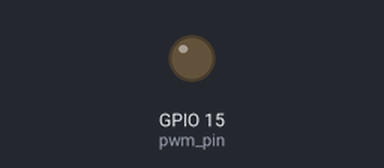
The program below on a simulated ESP32 board running MicroPython. On the bench: output pins drawn as LEDs (lit = HIGH). What the program prints to the serial console is not drawn.

Above: at 0.15 s.
Timing chart, 0 to 1.6 s (numbered marks = the images above):
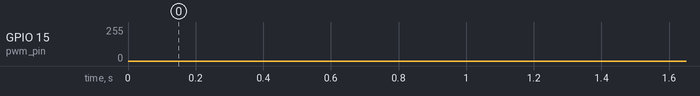

The program:

light_on_off_smooth.py
```python
# Write your code here :-)
from machine import PWM, Pin
import time

pwm_pin = PWM(Pin(15))
pwm_pin.freq (100)

A = 1
max_duty = 1022

while True:
    while (A <= max_duty):
        pwm_pin.duty (A)
        time. sleep (0.001)
        A = A+1
        print (A)
    while A >= 1:
        pwm_pin. duty (A)
        time. sleep (0.001)
        A = A-1
        print (A)
```
